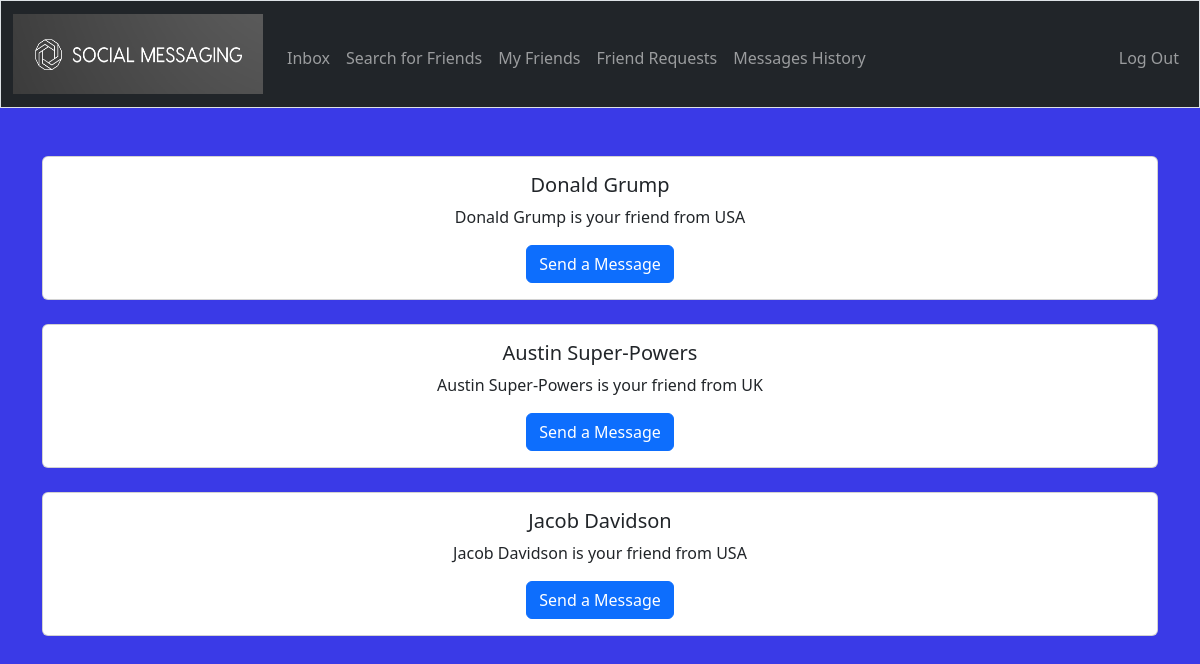
The page /friends (signed in) on the database its author committed.
### tables this page shows
CREATE TABLE users (
    id INTEGER PRIMARY KEY,
    username TEXT UNIQUE,
    hash TEXT,
    full_name TEXT,
    country TEXT
);

### app.py (the view)
@app.route("/friends", methods=["GET", "POST"])
@login_required
def buy():
    user_id = session["user_id"]  # User ID for SQL query
    friends = db.execute("SELECT u.id, u.full_name, u.country FROM friends f JOIN users u ON u.id = f.addressee_id WHERE f.requester_id = ? AND f.status = 'accepted' UNION SELECT u.id, u.full_name, u.country FROM friends f JOIN users u ON u.id = f.requester_id WHERE f.addressee_id = ? AND f.status = 'accepted';", user_id, user_id)
    if request.method == "POST":
        return render_template("send.html")
    return render_template("friends.html", friends=friends)

### app.py (called while the page is built)
@app.after_request
def after_request(response):
    response.headers["Cache-Control"] = "no-cache, no-store, must-revalidate"
    response.headers["Expires"] = 0
    response.headers["Pragma"] = "no-cache"
    return response

### helpers.py (called while the page is built)
def login_required(f):
    @wraps(f)
    def decorated_function(*args, **kwargs):
        if session.get("user_id") is None:
            return redirect("/login")
        return f(*args, **kwargs)
    return decorated_function

### templates/friends.html (shortened to what this page needs)
{% extends "layout.html" %}
{% block main %}
{% for friend in friends %}
<div class="card text-center">
    <div class="card-body">
      <h5 class="card-title">{{friend.full_name}}</h5>
      <p class="card-text">{{friend.full_name}} is your friend from {{friend.country}}</p>
      <form action="/send" method="post">
      <button class="btn btn-primary" type="submit">Send a Message</button>
    </div>
  </div>
  <br>
{% endfor %}
{% endblock %}

### rows shown on the page
users: full_name "Donald Grump", country "USA"
users: full_name "Austin Super-Powers", country "UK"
users: full_name "Jacob Davidson", country "USA"
